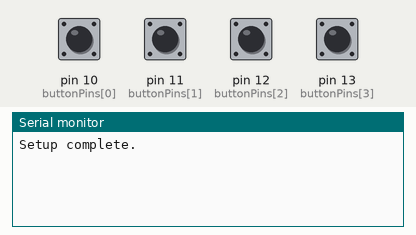
This sketch was run on a simulated Arduino Leonardo, built with avr-gcc and run on an emulated ATmega32U4. On the bench: the last lines printed to the serial monitor. The inputs (shaded band) are chosen by the test bench; at power-on: pin 10 (buttonPins[0]), pin 11 (buttonPins[1]), pin 12 (buttonPins[2]), pin 13 (buttonPins[3]) HIGH.

Above: at 1.2 s.
1.3 s: pin 10 (buttonPins[0]) pulled LOW for 0.15 s
At 2.5 s:
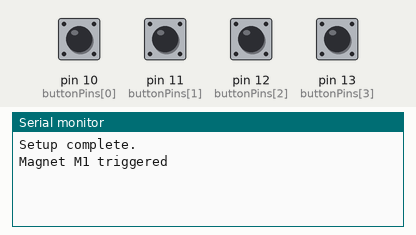
2.9 s: pin 11 (buttonPins[1]) pulled LOW for 0.15 s
At 3.6 s:
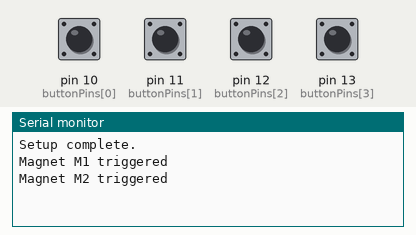
4.5 s: pin 12 (buttonPins[2]) pulled LOW for 0.15 s
At 5.0 s:
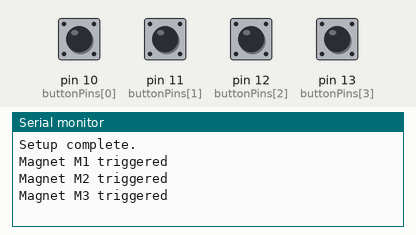
6.1 s: pin 13 (buttonPins[3]) pulled LOW for 0.15 s
At 7.2 s:
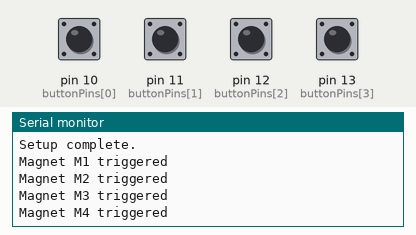
Timing chart, 0 to 8.7 s (numbered marks = the images above; inputs shaded):
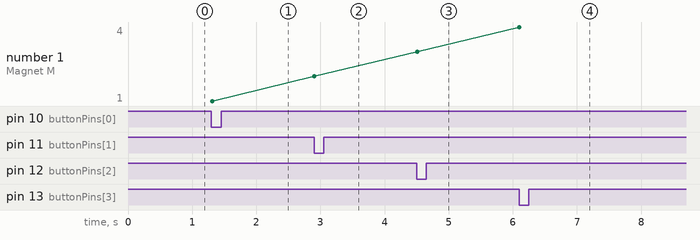

Measured:
- after the input at 1.3 s, the serial monitor: prints a new line at once (image 1)
- after the input at 2.9 s, the serial monitor: prints a new line at once (image 2)
- after the input at 4.5 s, the serial monitor: prints a new line at once (image 3)
- after the input at 6.1 s, the serial monitor: prints a new line at once (image 4)
- plotted number 1: 1 → 2 after the input at 2.9 s, 2 → 3 after the input at 4.5 s, 3 → 4 after the input at 6.1 s

The sketch:

spinnin.ino
```cpp
#include <Wire.h>
#include "Adafruit_MPR121.h"
#include "MIDIUSB.h"

#ifndef _BV
#define _BV(bit) (1 << (bit))
#endif

Adafruit_MPR121 cap = Adafruit_MPR121();

// Mechanical button setup
const uint8_t buttonPins[4] = {10, 11, 12, 13};
bool lastButtonState[4];

// Notes table for SL1–SL4 (0–3) and SR1–SR4 (4–7)
const uint8_t midiNotes[8][4] = {
  { 51, 54, 61, 65 }, // SL1
  { 54, 58, 65, 68 }, // SL2
  { 68, 71, 63, 66 }, // SL3
  { 58, 62, 65, 68 }, // SL4
  { 51, 54, 73, 65 }, // SR1
  { 54, 58, 65, 68 }, // SR2
  { 68, 71, 75, 66 }, // SR3
  { 58, 62, 65, 68 }  // SR4
};

void setup() {
  Serial.begin(9600);
  while (!Serial) delay(10);

  if (!cap.begin(0x5A)) {
    Serial.println("MPR121 not found");
    while (1);
  }

  for (uint8_t i = 0; i < 4; i++) {
    pinMode(buttonPins[i], INPUT_PULLUP);
    lastButtonState[i] = digitalRead(buttonPins[i]);
  }

  Serial.println("Setup complete.");
}

void loop() {
  uint16_t touches = cap.touched();

  for (uint8_t i = 0; i < 4; i++) {
    bool currentState = digitalRead(buttonPins[i]);
    if (currentState != lastButtonState[i]) {
      if (currentState == LOW) {
        Serial.print("Magnet M"); Serial.print(i + 1); Serial.println(" triggered");
        triggerMagnet(i, touches);
      }
      lastButtonState[i] = currentState;
    }
  }

  delay(10); // small debounce
}

void triggerMagnet(uint8_t magnetIndex, uint16_t touches) {
  for (uint8_t sensor = 0; sensor < 8; sensor++) {
    if (touches & _BV(sensor)) {
      uint8_t note = midiNotes[sensor][magnetIndex];
      uint8_t channel = (sensor < 4) ? 0 : 1;

      Serial.print("Note ON: "); Serial.print(note);
      Serial.print(" on channel "); Serial.println(channel + 1);

      noteOn(channel, note, 127);
    }
  }

  MidiUSB.flush();

  // Optional: short note duration, then turn them off
  delay(200);

  for (uint8_t sensor = 0; sensor < 8; sensor++) {
    if (touches & _BV(sensor)) {
      uint8_t note = midiNotes[sensor][magnetIndex];
      uint8_t channel = (sensor < 4) ? 0 : 1;

      noteOff(channel, note, 0);
    }
  }

  MidiUSB.flush();
}

void noteOn(uint8_t channel, uint8_t pitch, uint8_t velocity) {
  midiEventPacket_t noteOn = {0x09, static_cast<uint8_t>(0x90 | channel), pitch, velocity};
  MidiUSB.sendMIDI(noteOn);
}

void noteOff(uint8_t channel, uint8_t pitch, uint8_t velocity) {
  midiEventPacket_t noteOff = {0x08, static_cast<uint8_t>(0x80 | channel), pitch, velocity};
  MidiUSB.sendMIDI(noteOff);
}
```
